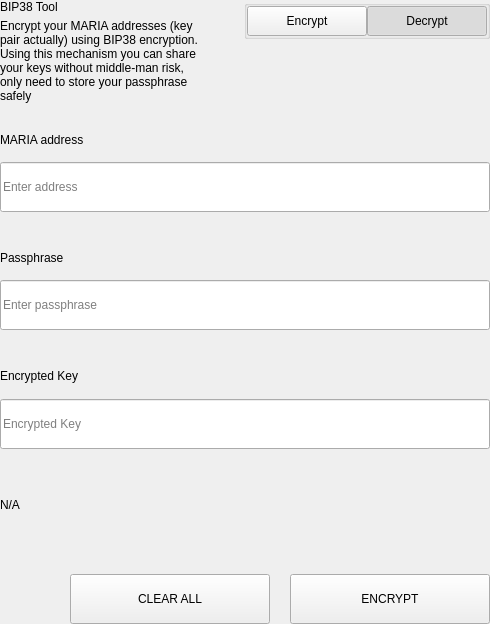
<?xml version="1.0" encoding="UTF-8"?>
<ui version="4.0">
 <class>SettingsBitToolWidget</class>
 <widget class="QWidget" name="SettingsBitToolWidget">
  <property name="geometry">
   <rect>
    <x>0</x>
    <y>0</y>
    <width>490</width>
    <height>624</height>
   </rect>
  </property>
  <property name="windowTitle">
   <string notr="true">N/A</string>
  </property>
  <layout class="QVBoxLayout" name="verticalLayout">
   <property name="spacing">
    <number>0</number>
   </property>
   <property name="leftMargin">
    <number>0</number>
   </property>
   <property name="topMargin">
    <number>0</number>
   </property>
   <property name="rightMargin">
    <number>0</number>
   </property>
   <property name="bottomMargin">
    <number>0</number>
   </property>
   <item>
    <widget class="QWidget" name="left" native="true">
     <layout class="QVBoxLayout" name="verticalLayout_3">
      <property name="leftMargin">
       <number>0</number>
      </property>
      <property name="topMargin">
       <number>0</number>
      </property>
      <property name="rightMargin">
       <number>0</number>
      </property>
      <property name="bottomMargin">
       <number>0</number>
      </property>
      <item>
       <layout class="QVBoxLayout" name="verticalLayout_2">
        <property name="spacing">
         <number>0</number>
        </property>
        <item>
         <layout class="QHBoxLayout" name="horizontalLayout_3" stretch="3,1">
          <property name="spacing">
           <number>40</number>
          </property>
          <item>
           <layout class="QVBoxLayout" name="verticalLayoutTitle">
            <property name="spacing">
             <number>5</number>
            </property>
            <item>
             <widget class="QLabel" name="labelTitle">
              <property name="text">
               <string>BIP38 Tool</string>
              </property>
             </widget>
            </item>
            <item>
             <widget class="QLabel" name="labelSubtitle1">
              <property name="text">
               <string>Encrypt your MARIA addresses (key pair actually) using BIP38 encryption.
Using this mechanism you can share your keys without middle-man risk, only need to store your passphrase safely</string>
              </property>
              <property name="wordWrap">
               <bool>true</bool>
              </property>
             </widget>
            </item>
           </layout>
          </item>
          <item alignment="Qt::AlignTop">
           <widget class="QGroupBox" name="groupBox">
            <property name="title">
             <string/>
            </property>
            <property name="alignment">
             <set>Qt::AlignLeading|Qt::AlignLeft|Qt::AlignTop</set>
            </property>
            <layout class="QHBoxLayout" name="horizontalLayout_4">
             <property name="spacing">
              <number>0</number>
             </property>
             <property name="leftMargin">
              <number>0</number>
             </property>
             <property name="topMargin">
              <number>0</number>
             </property>
             <property name="rightMargin">
              <number>0</number>
             </property>
             <property name="bottomMargin">
              <number>0</number>
             </property>
             <item>
              <spacer name="horizontalSpacer">
               <property name="orientation">
                <enum>Qt::Horizontal</enum>
               </property>
               <property name="sizeHint" stdset="0">
                <size>
                 <width>40</width>
                 <height>20</height>
                </size>
               </property>
              </spacer>
             </item>
             <item>
              <widget class="QPushButton" name="pushLeft">
               <property name="minimumSize">
                <size>
                 <width>120</width>
                 <height>30</height>
                </size>
               </property>
               <property name="maximumSize">
                <size>
                 <width>120</width>
                 <height>30</height>
                </size>
               </property>
               <property name="focusPolicy">
                <enum>Qt::NoFocus</enum>
               </property>
               <property name="text">
                <string>Encrypt</string>
               </property>
               <property name="checkable">
                <bool>true</bool>
               </property>
               <property name="autoExclusive">
                <bool>true</bool>
               </property>
              </widget>
             </item>
             <item>
              <widget class="QPushButton" name="pushRight">
               <property name="minimumSize">
                <size>
                 <width>120</width>
                 <height>30</height>
                </size>
               </property>
               <property name="maximumSize">
                <size>
                 <width>120</width>
                 <height>30</height>
                </size>
               </property>
               <property name="focusPolicy">
                <enum>Qt::NoFocus</enum>
               </property>
               <property name="text">
                <string>Decrypt</string>
               </property>
               <property name="checkable">
                <bool>true</bool>
               </property>
               <property name="checked">
                <bool>true</bool>
               </property>
               <property name="autoExclusive">
                <bool>true</bool>
               </property>
              </widget>
             </item>
            </layout>
           </widget>
          </item>
         </layout>
        </item>
        <item>
         <widget class="QStackedWidget" name="stackedWidget">
          <property name="currentIndex">
           <number>1</number>
          </property>
          <widget class="QWidget" name="pageDecrypt">
           <layout class="QVBoxLayout" name="verticalLayout_5">
            <property name="spacing">
             <number>0</number>
            </property>
            <property name="leftMargin">
             <number>0</number>
            </property>
            <property name="topMargin">
             <number>0</number>
            </property>
            <property name="rightMargin">
             <number>0</number>
            </property>
            <property name="bottomMargin">
             <number>0</number>
            </property>
            <item>
             <widget class="QWidget" name="widget" native="true">
              <property name="minimumSize">
               <size>
                <width>0</width>
                <height>100</height>
               </size>
              </property>
              <layout class="QVBoxLayout" name="verticalLayout_4">
               <property name="spacing">
                <number>0</number>
               </property>
               <property name="leftMargin">
                <number>0</number>
               </property>
               <property name="topMargin">
                <number>0</number>
               </property>
               <property name="rightMargin">
                <number>0</number>
               </property>
               <property name="bottomMargin">
                <number>0</number>
               </property>
               <item>
                <spacer name="verticalSpacer_2">
                 <property name="orientation">
                  <enum>Qt::Vertical</enum>
                 </property>
                 <property name="sizeType">
                  <enum>QSizePolicy::Fixed</enum>
                 </property>
                 <property name="sizeHint" stdset="0">
                  <size>
                   <width>20</width>
                   <height>20</height>
                  </size>
                 </property>
                </spacer>
               </item>
               <item>
                <layout class="QHBoxLayout" name="horizontalLayout_6" stretch="2">
                 <property name="spacing">
                  <number>0</number>
                 </property>
                 <item>
                  <layout class="QVBoxLayout" name="verticalLayout_7">
                   <property name="spacing">
                    <number>9</number>
                   </property>
                   <item>
                    <widget class="QLabel" name="labelSubtitleKey">
                     <property name="minimumSize">
                      <size>
                       <width>0</width>
                       <height>20</height>
                      </size>
                     </property>
                     <property name="maximumSize">
                      <size>
                       <width>16777215</width>
                       <height>20</height>
                      </size>
                     </property>
                     <property name="text">
                      <string>Encrypted key</string>
                     </property>
                    </widget>
                   </item>
                   <item>
                    <widget class="QLineEdit" name="lineEditKey">
                     <property name="minimumSize">
                      <size>
                       <width>0</width>
                       <height>50</height>
                      </size>
                     </property>
                     <property name="maximumSize">
                      <size>
                       <width>16777215</width>
                       <height>50</height>
                      </size>
                     </property>
                     <property name="placeholderText">
                      <string>Enter a encrypted key</string>
                     </property>
                    </widget>
                   </item>
                  </layout>
                 </item>
                </layout>
               </item>
               <item>
                <spacer name="verticalSpacer_3">
                 <property name="orientation">
                  <enum>Qt::Vertical</enum>
                 </property>
                 <property name="sizeType">
                  <enum>QSizePolicy::Fixed</enum>
                 </property>
                 <property name="sizeHint" stdset="0">
                  <size>
                   <width>20</width>
                   <height>20</height>
                  </size>
                 </property>
                </spacer>
               </item>
               <item>
                <layout class="QVBoxLayout" name="verticalLayout_9">
                 <property name="spacing">
                  <number>9</number>
                 </property>
                 <item>
                  <widget class="QLabel" name="labelSubtitlePassphrase">
                   <property name="maximumSize">
                    <size>
                     <width>16777215</width>
                     <height>20</height>
                    </size>
                   </property>
                   <property name="text">
                    <string>Passphrase</string>
                   </property>
                  </widget>
                 </item>
                 <item>
                  <widget class="QLineEdit" name="lineEditPassphrase">
                   <property name="minimumSize">
                    <size>
                     <width>0</width>
                     <height>50</height>
                    </size>
                   </property>
                   <property name="maximumSize">
                    <size>
                     <width>16777215</width>
                     <height>50</height>
                    </size>
                   </property>
                   <property name="placeholderText">
                    <string>Enter a passphrase</string>
                   </property>
                  </widget>
                 </item>
                </layout>
               </item>
               <item>
                <spacer name="verticalSpacer_4">
                 <property name="orientation">
                  <enum>Qt::Vertical</enum>
                 </property>
                 <property name="sizeType">
                  <enum>QSizePolicy::Fixed</enum>
                 </property>
                 <property name="sizeHint" stdset="0">
                  <size>
                   <width>20</width>
                   <height>20</height>
                  </size>
                 </property>
                </spacer>
               </item>
               <item>
                <widget class="QWidget" name="widget_3" native="true">
                 <property name="sizePolicy">
                  <sizepolicy hsizetype="Preferred" vsizetype="Fixed">
                   <horstretch>0</horstretch>
                   <verstretch>0</verstretch>
                  </sizepolicy>
                 </property>
                 <layout class="QVBoxLayout" name="verticalLayout_10">
                  <property name="spacing">
                   <number>9</number>
                  </property>
                  <property name="leftMargin">
                   <number>0</number>
                  </property>
                  <property name="topMargin">
                   <number>0</number>
                  </property>
                  <property name="rightMargin">
                   <number>0</number>
                  </property>
                  <property name="bottomMargin">
                   <number>0</number>
                  </property>
                  <item>
                   <widget class="QLabel" name="labelSubtitleDecryptResult">
                    <property name="minimumSize">
                     <size>
                      <width>0</width>
                      <height>20</height>
                     </size>
                    </property>
                    <property name="maximumSize">
                     <size>
                      <width>16777215</width>
                      <height>20</height>
                     </size>
                    </property>
                    <property name="text">
                     <string>Decrypted address result</string>
                    </property>
                   </widget>
                  </item>
                  <item>
                   <widget class="QWidget" name="widget_4" native="true">
                    <layout class="QHBoxLayout" name="horizontalLayout" stretch="6,0,1">
                     <property name="spacing">
                      <number>0</number>
                     </property>
                     <property name="leftMargin">
                      <number>0</number>
                     </property>
                     <property name="topMargin">
                      <number>0</number>
                     </property>
                     <property name="rightMargin">
                      <number>0</number>
                     </property>
                     <property name="bottomMargin">
                      <number>0</number>
                     </property>
                     <item alignment="Qt::AlignVCenter">
                      <widget class="QLineEdit" name="lineEditDecryptResult">
                       <property name="minimumSize">
                        <size>
                         <width>0</width>
                         <height>50</height>
                        </size>
                       </property>
                       <property name="maximumSize">
                        <size>
                         <width>16777215</width>
                         <height>50</height>
                        </size>
                       </property>
                       <property name="placeholderText">
                        <string>Decrypted Address</string>
                       </property>
                      </widget>
                     </item>
                     <item>
                      <spacer name="horizontalSpacer_4">
                       <property name="orientation">
                        <enum>Qt::Horizontal</enum>
                       </property>
                       <property name="sizeType">
                        <enum>QSizePolicy::Fixed</enum>
                       </property>
                       <property name="sizeHint" stdset="0">
                        <size>
                         <width>20</width>
                         <height>50</height>
                        </size>
                       </property>
                      </spacer>
                     </item>
                     <item>
                      <widget class="QPushButton" name="pushButtonImport">
                       <property name="minimumSize">
                        <size>
                         <width>140</width>
                         <height>40</height>
                        </size>
                       </property>
                       <property name="text">
                        <string>Import Address</string>
                       </property>
                      </widget>
                     </item>
                    </layout>
                   </widget>
                  </item>
                 </layout>
                </widget>
               </item>
               <item>
                <widget class="QLabel" name="statusLabel_DEC">
                 <property name="maximumSize">
                  <size>
                   <width>16777215</width>
                   <height>40</height>
                  </size>
                 </property>
                 <property name="text">
                  <string/>
                 </property>
                </widget>
               </item>
               <item>
                <spacer name="verticalSpacer">
                 <property name="orientation">
                  <enum>Qt::Vertical</enum>
                 </property>
                 <property name="sizeType">
                  <enum>QSizePolicy::Preferred</enum>
                 </property>
                 <property name="sizeHint" stdset="0">
                  <size>
                   <width>20</width>
                   <height>20</height>
                  </size>
                 </property>
                </spacer>
               </item>
               <item>
                <layout class="QHBoxLayout" name="horizontalLayout_7">
                 <property name="spacing">
                  <number>0</number>
                 </property>
                 <item>
                  <spacer name="horizontalSpacer_5">
                   <property name="orientation">
                    <enum>Qt::Horizontal</enum>
                   </property>
                   <property name="sizeType">
                    <enum>QSizePolicy::Expanding</enum>
                   </property>
                   <property name="sizeHint" stdset="0">
                    <size>
                     <width>40</width>
                     <height>20</height>
                    </size>
                   </property>
                  </spacer>
                 </item>
                 <item>
                  <widget class="QPushButton" name="pushButtonDecryptClear">
                   <property name="minimumSize">
                    <size>
                     <width>200</width>
                     <height>50</height>
                    </size>
                   </property>
                   <property name="maximumSize">
                    <size>
                     <width>200</width>
                     <height>50</height>
                    </size>
                   </property>
                   <property name="text">
                    <string>CLEAR</string>
                   </property>
                  </widget>
                 </item>
                 <item>
                  <spacer name="horizontalSpacer_3">
                   <property name="orientation">
                    <enum>Qt::Horizontal</enum>
                   </property>
                   <property name="sizeType">
                    <enum>QSizePolicy::Fixed</enum>
                   </property>
                   <property name="sizeHint" stdset="0">
                    <size>
                     <width>20</width>
                     <height>20</height>
                    </size>
                   </property>
                  </spacer>
                 </item>
                 <item>
                  <widget class="QPushButton" name="pushButtonDecrypt">
                   <property name="minimumSize">
                    <size>
                     <width>200</width>
                     <height>50</height>
                    </size>
                   </property>
                   <property name="maximumSize">
                    <size>
                     <width>200</width>
                     <height>50</height>
                    </size>
                   </property>
                   <property name="text">
                    <string>DECRYPT KEY</string>
                   </property>
                  </widget>
                 </item>
                </layout>
               </item>
              </layout>
             </widget>
            </item>
           </layout>
          </widget>
          <widget class="QWidget" name="pageEncrypt">
           <layout class="QVBoxLayout" name="verticalLayout_11">
            <property name="spacing">
             <number>0</number>
            </property>
            <property name="leftMargin">
             <number>0</number>
            </property>
            <property name="topMargin">
             <number>0</number>
            </property>
            <property name="rightMargin">
             <number>0</number>
            </property>
            <property name="bottomMargin">
             <number>0</number>
            </property>
            <item>
             <spacer name="verticalSpacer_8">
              <property name="orientation">
               <enum>Qt::Vertical</enum>
              </property>
              <property name="sizeType">
               <enum>QSizePolicy::Fixed</enum>
              </property>
              <property name="sizeHint" stdset="0">
               <size>
                <width>20</width>
                <height>20</height>
               </size>
              </property>
             </spacer>
            </item>
            <item>
             <widget class="QWidget" name="containerAddressEnc" native="true">
              <layout class="QVBoxLayout" name="containerAddressEncLayout">
               <property name="spacing">
                <number>5</number>
               </property>
               <property name="leftMargin">
                <number>0</number>
               </property>
               <property name="topMargin">
                <number>0</number>
               </property>
               <property name="rightMargin">
                <number>0</number>
               </property>
               <property name="bottomMargin">
                <number>0</number>
               </property>
               <item>
                <widget class="QLabel" name="labelSubtitleAddress">
                 <property name="minimumSize">
                  <size>
                   <width>0</width>
                   <height>20</height>
                  </size>
                 </property>
                 <property name="maximumSize">
                  <size>
                   <width>16777215</width>
                   <height>20</height>
                  </size>
                 </property>
                 <property name="text">
                  <string>MARIA address</string>
                 </property>
                </widget>
               </item>
               <item>
                <widget class="QLineEdit" name="addressIn_ENC">
                 <property name="minimumSize">
                  <size>
                   <width>0</width>
                   <height>50</height>
                  </size>
                 </property>
                 <property name="placeholderText">
                  <string>Enter address</string>
                 </property>
                </widget>
               </item>
              </layout>
             </widget>
            </item>
            <item>
             <spacer name="verticalSpacer_6">
              <property name="orientation">
               <enum>Qt::Vertical</enum>
              </property>
              <property name="sizeType">
               <enum>QSizePolicy::Fixed</enum>
              </property>
              <property name="sizeHint" stdset="0">
               <size>
                <width>20</width>
                <height>20</height>
               </size>
              </property>
             </spacer>
            </item>
            <item>
             <widget class="QWidget" name="containerAddress" native="true">
              <layout class="QHBoxLayout" name="horizontalLayout_9" stretch="2">
               <property name="spacing">
                <number>0</number>
               </property>
               <property name="leftMargin">
                <number>0</number>
               </property>
               <property name="topMargin">
                <number>0</number>
               </property>
               <property name="rightMargin">
                <number>0</number>
               </property>
               <property name="bottomMargin">
                <number>0</number>
               </property>
               <item>
                <layout class="QVBoxLayout" name="verticalLayout_8">
                 <property name="spacing">
                  <number>5</number>
                 </property>
                 <item>
                  <widget class="QLabel" name="labelSubtitleMessage">
                   <property name="minimumSize">
                    <size>
                     <width>0</width>
                     <height>20</height>
                    </size>
                   </property>
                   <property name="maximumSize">
                    <size>
                     <width>16777215</width>
                     <height>20</height>
                    </size>
                   </property>
                   <property name="text">
                    <string>Passphrase</string>
                   </property>
                  </widget>
                 </item>
                 <item>
                  <widget class="QLineEdit" name="passphraseIn_ENC">
                   <property name="minimumSize">
                    <size>
                     <width>0</width>
                     <height>50</height>
                    </size>
                   </property>
                   <property name="maximumSize">
                    <size>
                     <width>16777215</width>
                     <height>50</height>
                    </size>
                   </property>
                   <property name="placeholderText">
                    <string>Enter passphrase</string>
                   </property>
                  </widget>
                 </item>
                </layout>
               </item>
              </layout>
             </widget>
            </item>
            <item>
             <spacer name="verticalSpacer_7">
              <property name="orientation">
               <enum>Qt::Vertical</enum>
              </property>
              <property name="sizeType">
               <enum>QSizePolicy::Fixed</enum>
              </property>
              <property name="sizeHint" stdset="0">
               <size>
                <width>20</width>
                <height>20</height>
               </size>
              </property>
             </spacer>
            </item>
            <item>
             <widget class="QWidget" name="widget_2" native="true">
              <property name="minimumSize">
               <size>
                <width>0</width>
                <height>75</height>
               </size>
              </property>
              <property name="maximumSize">
               <size>
                <width>16777215</width>
                <height>16777215</height>
               </size>
              </property>
              <layout class="QVBoxLayout" name="verticalLayout_6">
               <property name="leftMargin">
                <number>0</number>
               </property>
               <property name="topMargin">
                <number>0</number>
               </property>
               <property name="rightMargin">
                <number>0</number>
               </property>
               <property name="bottomMargin">
                <number>0</number>
               </property>
               <item>
                <widget class="QLabel" name="labelSubtitleEncryptedKey">
                 <property name="minimumSize">
                  <size>
                   <width>0</width>
                   <height>20</height>
                  </size>
                 </property>
                 <property name="maximumSize">
                  <size>
                   <width>16777215</width>
                   <height>20</height>
                  </size>
                 </property>
                 <property name="text">
                  <string>Encrypted Key</string>
                 </property>
                </widget>
               </item>
               <item>
                <widget class="QLineEdit" name="encryptedKeyOut_ENC">
                 <property name="minimumSize">
                  <size>
                   <width>0</width>
                   <height>50</height>
                  </size>
                 </property>
                 <property name="placeholderText">
                  <string>Encrypted Key</string>
                 </property>
                </widget>
               </item>
              </layout>
             </widget>
            </item>
            <item>
             <widget class="QLabel" name="statusLabel_ENC">
              <property name="text">
               <string notr="true">N/A</string>
              </property>
             </widget>
            </item>
            <item>
             <spacer name="verticalSpacer_5">
              <property name="orientation">
               <enum>Qt::Vertical</enum>
              </property>
              <property name="sizeType">
               <enum>QSizePolicy::Fixed</enum>
              </property>
              <property name="sizeHint" stdset="0">
               <size>
                <width>20</width>
                <height>20</height>
               </size>
              </property>
             </spacer>
            </item>
            <item>
             <layout class="QHBoxLayout" name="horizontalLayout_8">
              <property name="spacing">
               <number>0</number>
              </property>
              <item>
               <spacer name="horizontalSpacer_6">
                <property name="orientation">
                 <enum>Qt::Horizontal</enum>
                </property>
                <property name="sizeType">
                 <enum>QSizePolicy::Expanding</enum>
                </property>
                <property name="sizeHint" stdset="0">
                 <size>
                  <width>40</width>
                  <height>20</height>
                 </size>
                </property>
               </spacer>
              </item>
              <item>
               <widget class="QPushButton" name="pushButtonClear">
                <property name="minimumSize">
                 <size>
                  <width>200</width>
                  <height>50</height>
                 </size>
                </property>
                <property name="focusPolicy">
                 <enum>Qt::NoFocus</enum>
                </property>
                <property name="text">
                 <string>CLEAR ALL</string>
                </property>
               </widget>
              </item>
              <item>
               <spacer name="horizontalSpacer_2">
                <property name="orientation">
                 <enum>Qt::Horizontal</enum>
                </property>
                <property name="sizeType">
                 <enum>QSizePolicy::Fixed</enum>
                </property>
                <property name="sizeHint" stdset="0">
                 <size>
                  <width>20</width>
                  <height>20</height>
                 </size>
                </property>
               </spacer>
              </item>
              <item>
               <widget class="QPushButton" name="pushButtonEncrypt">
                <property name="minimumSize">
                 <size>
                  <width>200</width>
                  <height>50</height>
                 </size>
                </property>
                <property name="maximumSize">
                 <size>
                  <width>200</width>
                  <height>50</height>
                 </size>
                </property>
                <property name="focusPolicy">
                 <enum>Qt::NoFocus</enum>
                </property>
                <property name="text">
                 <string>ENCRYPT</string>
                </property>
               </widget>
              </item>
             </layout>
            </item>
           </layout>
          </widget>
         </widget>
        </item>
       </layout>
      </item>
     </layout>
    </widget>
   </item>
  </layout>
 </widget>
 <resources/>
 <connections/>
</ui>
